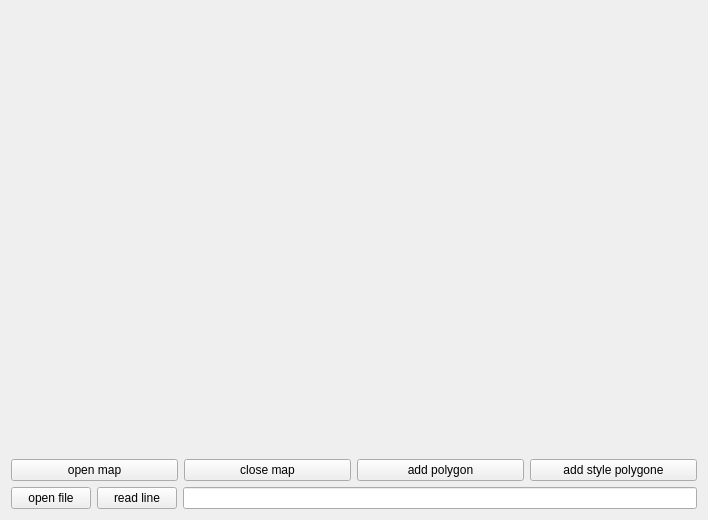
<?xml version="1.0" encoding="UTF-8"?>
<ui version="4.0">
 <class>DemoUpdateFeatureParameters</class>
 <widget class="QWidget" name="DemoUpdateFeatureParameters">
  <property name="geometry">
   <rect>
    <x>0</x>
    <y>0</y>
    <width>708</width>
    <height>520</height>
   </rect>
  </property>
  <property name="windowTitle">
   <string>Test transaction</string>
  </property>
  <layout class="QHBoxLayout" name="horizontalLayout">
   <item>
    <layout class="QVBoxLayout" name="verticalLayout_2">
     <item>
      <layout class="QHBoxLayout" name="horizontalLayout_2">
       <item>
        <widget class="PwGisWidget" name="pwgiswidget" native="true">
         <property name="sizePolicy">
          <sizepolicy hsizetype="Expanding" vsizetype="Expanding">
           <horstretch>0</horstretch>
           <verstretch>0</verstretch>
          </sizepolicy>
         </property>
        </widget>
       </item>
      </layout>
     </item>
     <item>
      <layout class="QHBoxLayout" name="horizontalLayout_3">
       <item>
        <widget class="QPushButton" name="btnOpenMap">
         <property name="text">
          <string>open map</string>
         </property>
        </widget>
       </item>
       <item>
        <widget class="QPushButton" name="btnCloseMap">
         <property name="text">
          <string>close map</string>
         </property>
        </widget>
       </item>
       <item>
        <widget class="QPushButton" name="btnAddPolygone">
         <property name="text">
          <string>add polygon</string>
         </property>
        </widget>
       </item>
       <item>
        <widget class="QPushButton" name="btnAddStylePolygone">
         <property name="text">
          <string>add style polygone</string>
         </property>
        </widget>
       </item>
      </layout>
     </item>
     <item>
      <layout class="QHBoxLayout" name="horizontalLayout_4">
       <item>
        <widget class="QPushButton" name="btnOpenFile">
         <property name="text">
          <string>open file</string>
         </property>
        </widget>
       </item>
       <item>
        <widget class="QPushButton" name="btnReadLine">
         <property name="text">
          <string>read line</string>
         </property>
        </widget>
       </item>
       <item>
        <widget class="QLineEdit" name="edtLogLine"/>
       </item>
      </layout>
     </item>
    </layout>
   </item>
  </layout>
 </widget>
 <customwidgets>
  <customwidget>
   <class>PwGisWidget</class>
   <extends>QWidget</extends>
   <header location="global">PwGis/pwgiswidget.h</header>
   <container>1</container>
  </customwidget>
 </customwidgets>
 <resources/>
 <connections/>
</ui>
